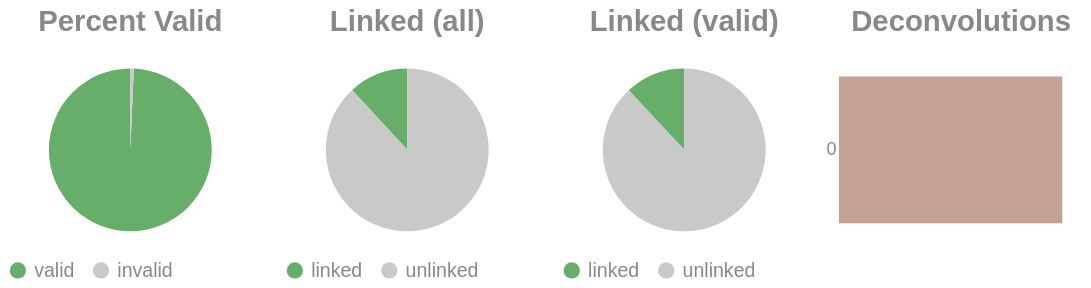

The notebook cell this image was saved under:
### Code cell
if SKIPLR:
    pass
else:
    clash = Counter()
    for i in valids['molecule'].to_list():
        _mol = i.split("-")
        if len(_mol) == 1:
            clash.update('0')
        else:
            clash.update(_mol[-1])

    _d = {"deconvolutions": [], 'count': []}
    for k,v in clash.items():
        _d['deconvolutions'].append(k)
        _d['count'].append(v)

    tot_valid = valids['reads'].sum()
    mask = valids['reads'] >= 2
    n_linked_reads = valids.filter(mask)['reads'].sum()
    if n_linked_reads == 0:
        print_html("No linked molecules (>=2 reads) were detected; skipping linked-only distributions.")
        SKIPLR = True
    else:
        perc_valid = round(tot_valid / n_reads, 4)
        linked_perc_abs = round(n_linked_reads / n_reads, 4)
        linked_perc = round(n_linked_reads / tot_valid, 4)

    _valid = pl.DataFrame({"valids": ['valid', 'invalid'], "count": [tot_valid, n_reads - tot_valid]})
    _linked_abs = pl.DataFrame({"linked (absolute)": ['linked', 'unlinked'], "count": [n_linked_reads, n_reads - n_linked_reads]})
    _linked_rel = pl.DataFrame({"linked (valids)": ['linked', 'unlinked'], "count": [n_linked_reads, tot_valid - n_linked_reads]})

    (
        alt.hconcat(
            piechart(_valid, goodval = 'valid', title = "Percent Valid"),
            piechart(_linked_abs, goodval = "linked", title =  "Linked (all)"),
            piechart(_linked_rel, goodval = "linked", title =  "Linked (valid)"),
            convolutionbar(pl.DataFrame(_d), title = "Deconvolutions"),
            center = True,
            bounds = 'flush'
        )
        .resolve_scale(color='independent')
        .resolve_legend('independent')
        .properties(usermeta={'embedOptions': {"actions": False}})
    ).display()

### Figure 1 — Vega-Lite specification as saved in the notebook (floating-point values rounded to 4 significant figures)
{"width": "container", "height": 400, "config": {"title": {"anchor": "start", "dy": -15, "fontSize": 18, "color": "#888888", "subtitleColor": "#888888", "subtitleFontSize": 14}, "arc": {"fill": "#0072B2"}, "axis": {"domainColor": "#888888", "domainWidth": 0.5, "gridWidth": 0.2, "grid": false, "titleFontWeight": 400, "titleFontSize": 15, "labelFontSize": 11, "labelColor": "#888888", "tickColor": "#888888", "tickWidth": 0.2, "titleColor": "#888888"}, "axisBand": {"grid": false}, "axisX": {"grid": true, "tickSize": 10, "domainCap": "round"}, "axisY": {"domain": false, "grid": true, "tickSize": 0, "domainCap": "round"}, "background": "transparent", "header": {"labelFontSize": 15, "labelColor": "#888888", "titleFontSize": 15, "titleFontWeight": 600, "titleColor": "#888888"}, "legend": {"labelFont": "sans-serif", "labelFontSize": 12, "labelColor": "#888888", "symbolSize": 100, "symbolType": "circle", "titleFontSize": 12, "titlePadding": 10, "titleColor": "#888888", "title": null}, "range": {"category": ["#E69F00", "#56B4E9", "#009E73", "#F0E442", "#0072B2", "#D55E00", "#CC79A7", "#000000"], "diverging": ["#cfe8f3", "#a2d4ec", "#73bfe2", "#46abdb", "#1696d2", "#12719e"]}, "area": {"fill": "#0072B2", "fillOpacity": 0.7, "line": true, "strokeOpacity": 0.7}, "line": {"color": "#0072B2", "stroke": "#0072B2", "strokeWidth": 2}, "trail": {"color": "#0072B2", "stroke": "#0072B2", "strokeWidth": 0, "size": 1}, "point": {"filled": true, "fillOpacity": 1.0, "size": 95}, "text": {"color": "#888888", "fontSize": 11, "align": "right", "fontWeight": 400, "size": 11}, "bar": {"fill": "#0072B2", "stroke": null}, "view": {"stroke": null, "continuousWidth": 660, "continuousHeight": 400}}, "hconcat": [{"data": {"name": "data-98d27034cb5771f87ebcfc8bbd2c8e6d"}, "mark": {"type": "arc"}, "encoding": {"color": {"field": "valids", "legend": {"orient": "bottom", "title": null}, "scale": {"domain": ["valid", "invalid"], "range": ["#68ae6b", "#C9C9C9"]}, "title": "Valids", "type": "nominal"}, "theta": {"field": "count", "type": "quantitative"}, "tooltip": [{"field": "valids", "title": "Valids", "type": "ordinal"}, {"field": "percent", "format": ".2%", "title": "Percent", "type": "quantitative"}, {"field": "count", "title": "Count", "type": "quantitative"}]}, "height": 100, "title": {"text": "Percent Valid", "align": "center", "anchor": "middle"}, "transform": [{"calculate": "datum.count / 1966555", "as": "percent"}], "width": 150}, {"data": {"name": "data-cd0a53af36eed1db946da40538d67c35"}, "mark": {"type": "arc"}, "encoding": {"color": {"field": "linked (absolute)", "legend": {"orient": "bottom", "title": null}, "scale": {"domain": ["linked", "unlinked"], "range": ["#68ae6b", "#C9C9C9"]}, "title": "Linked (Absolute)", "type": "nominal"}, "theta": {"field": "count", "type": "quantitative"}, "tooltip": [{"field": "linked (absolute)", "title": "Linked (Absolute)", "type": "ordinal"}, {"field": "percent", "format": ".2%", "title": "Percent", "type": "quantitative"}, {"field": "count", "title": "Count", "type": "quantitative"}]}, "height": 100, "title": {"text": "Linked (all)", "align": "center", "anchor": "middle"}, "transform": [{"calculate": "datum.count / 1966555", "as": "percent"}], "width": 150}, {"data": {"name": "data-a557a593bcebfeb9b12f34aeeb7d1bb5"}, "mark": {"type": "arc"}, "encoding": {"color": {"field": "linked (valids)", "legend": {"orient": "bottom", "title": null}, "scale": {"domain": ["linked", "unlinked"], "range": ["#68ae6b", "#C9C9C9"]}, "title": "Linked (Valids)", "type": "nominal"}, "theta": {"field": "count", "type": "quantitative"}, "tooltip": [{"field": "linked (valids)", "title": "Linked (Valids)", "type": "ordinal"}, {"field": "percent", "format": ".2%", "title": "Percent", "type": "quantitative"}, {"field": "count", "title": "Count", "type": "quantitative"}]}, "height": 100, "title": {"text": "Linked (valid)", "align": "center", "anchor": "middle"}, "transform": [{"calculate": "datum.count / 1953119", "as": "percent"}], "width": 150}, {"data": {"name": "data-c5f644e0db21cc5bb68e3d49ae301edb"}, "mark": {"type": "bar"}, "encoding": {"color": {"field": "deconvolutions", "legend": null, "scale": {"scheme": "lightgreyred"}, "type": "nominal"}, "tooltip": [{"field": "deconvolutions", "title": "Deconvolutions", "type": "ordinal"}, {"field": "percent", "format": ".2%", "title": "Percent", "type": "quantitative"}, {"field": "count", "title": "Count", "type": "quantitative"}], "x": {"axis": null, "field": "count", "type": "quantitative"}, "y": {"field": "deconvolutions", "sort": "ascending", "title": null, "type": "nominal"}}, "height": 100, "title": {"text": "Deconvolutions", "align": "center", "anchor": "middle"}, "transform": [{"calculate": "datum.count / 1828004", "as": "percent"}], "width": 150}], "bounds": "flush", "center": true, "resolve": {"legend": {"angle": "independent"}, "scale": {"color": "independent"}}, "usermeta": {"embedOptions": {"actions": false}}, "$schema": "https://vega.github.io/schema/vega-lite/v6.1.0.json", "datasets": {"data-98d27034cb5771f87ebcfc8bbd2c8e6d": [{"valids": "valid", "count": 1953119}, {"valids": "invalid", "count": 13436}], "data-cd0a53af36eed1db946da40538d67c35": [{"linked (absolute)": "linked", "count": 233047}, {"linked (absolute)": "unlinked", "count": 1733508}], "data-a557a593bcebfeb9b12f34aeeb7d1bb5": [{"linked (valids)": "linked", "count": 233047}, {"linked (valids)": "unlinked", "count": 1720072}], "data-c5f644e0db21cc5bb68e3d49ae301edb": [{"deconvolutions": "0", "count": 1828004}]}}
